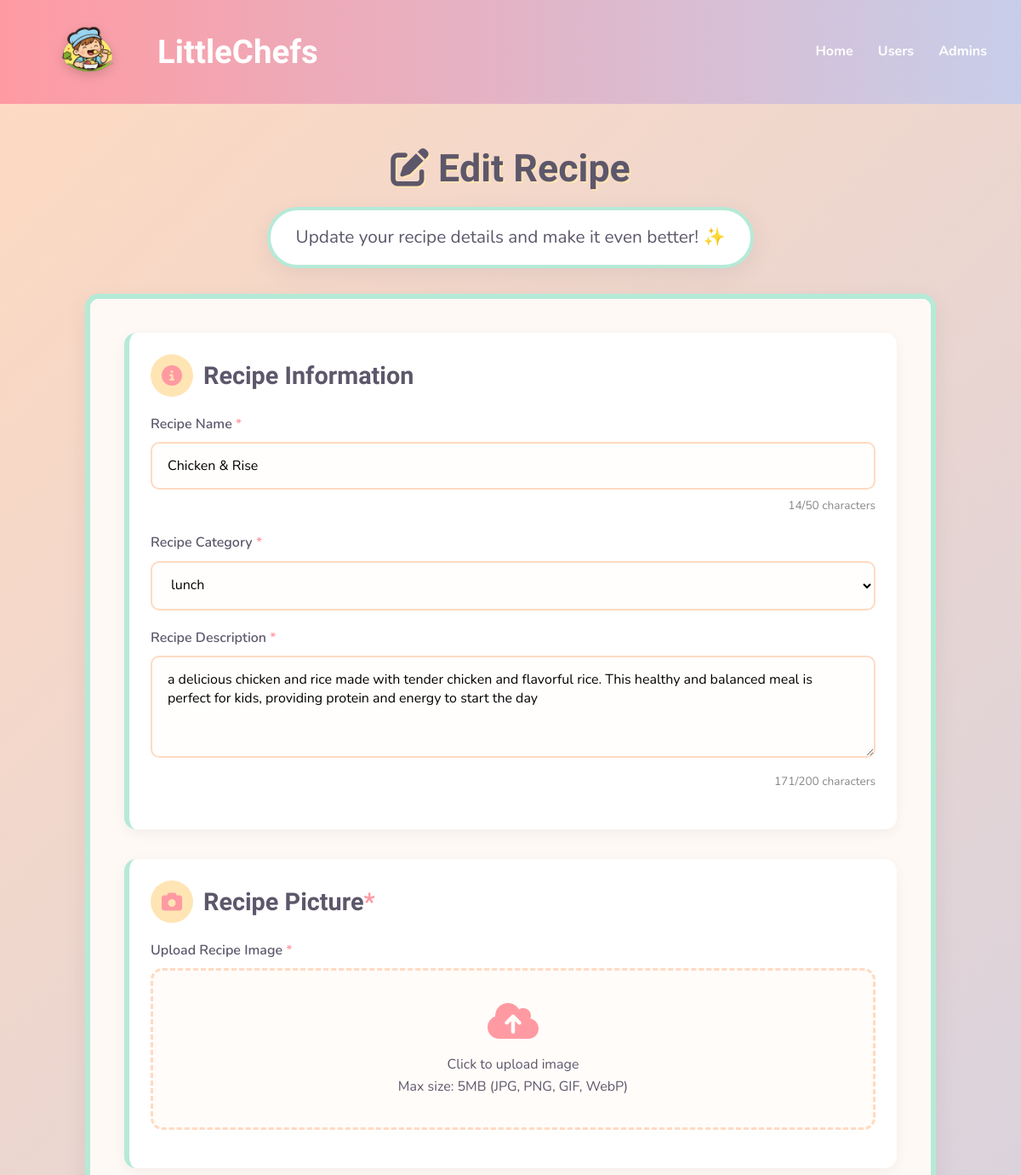
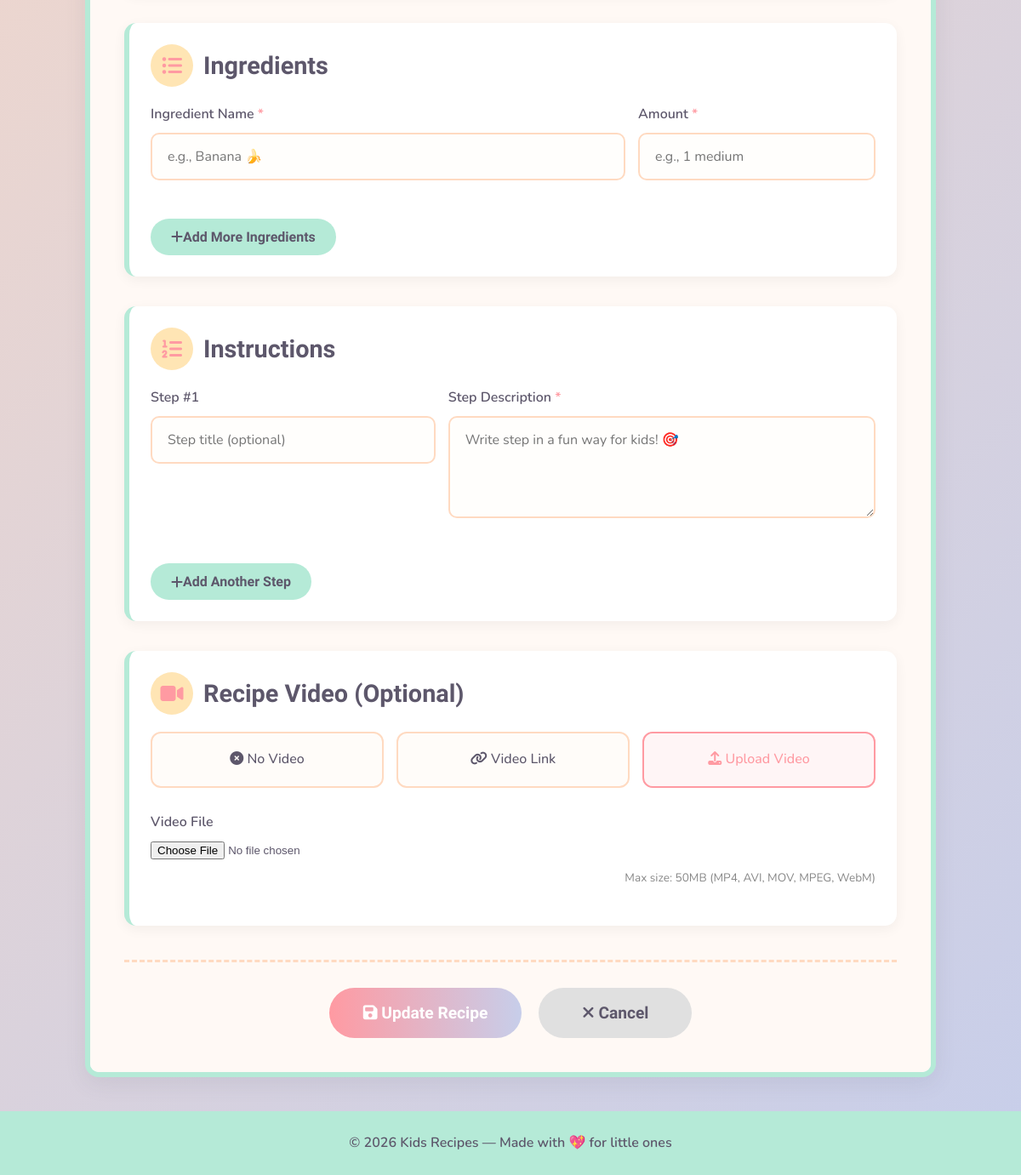
Screenshot of /edit.php?id=6 with the database file from the repository (2 pictures, top to bottom).
### tables this page shows
CREATE TABLE `recipe` (
  `id` int(11) NOT NULL,
  `userID` int(11) NOT NULL,
  `categoryID` int(11) NOT NULL,
  `name` varchar(100) NOT NULL,
  `description` text NOT NULL,
  `photoFileName` varchar(100) NOT NULL,
  `videoFilePath` varchar(100) NOT NULL
);

CREATE TABLE `recipecategory` (
  `id` int(11) NOT NULL,
  `categoryname` varchar(50) NOT NULL
);

### edit.php (the view, shortened to what this page needs)
<?php
$conn = new mysqli("localhost", "root", "root", "recipedb", 8889);
$successMessage = "";
$recipeID = isset($_GET['id']) ? (int)$_GET['id'] : 0;
$recipeSql = "SELECT * FROM recipe WHERE id = ?";
$recipeStmt = $conn->prepare($recipeSql);
$recipeStmt->bind_param("i", $recipeID);
$recipeStmt->execute();
$recipeResult = $recipeStmt->get_result();
$recipe = $recipeResult->fetch_assoc();
$categories = [];
$catResult = $conn->query("SELECT id, categoryname FROM recipecategory ORDER BY id");
while ($row = $catResult->fetch_assoc()) {
    $categories[] = $row;
}
$ingredients = [];
$instructions = [];
$videoOption = 'none';
if (!empty($recipe['videoFilePath'])) {
    if (filter_var($recipe['videoFilePath'], FILTER_VALIDATE_URL)) {
        $videoOption = 'url';
        $videoUrl = $recipe['videoFilePath'];
    } else {
        $videoOption = 'upload';
    }
}
?>
<!DOCTYPE html>
<html lang="en">
<head>
  <link rel="stylesheet" href="https://cdnjs.cloudflare.com/ajax/libs/font-awesome/6.4.0/css/all.min.css">
</head>
<body>
<div class="container">
  <header>
    <div class="header-left">
      <img src="photo.png" alt="Kids Recipes Logo" class="logo">
      <h1>LittleChefs</h1>
    </div>
    <nav>
      <a href="index.php">Home</a>
      <a href="#">Users</a>
      <a href="#">Admins</a>
    </nav>
  </header>
  <div class="main-wrapper">
    <div class="page-header">
      <h2><i class="fas fa-edit"></i> Edit Recipe</h2>
      <p>Update your recipe details and make it even better! ✨</p>
    </div>
    <div class="recipe-container">
      <form class="recipe-form" id="recipeForm" method="POST" enctype="multipart/form-data" style="<?php echo $successMessage ? 'display: none;' : 'display: block;'; ?>">
        <div class="form-section">
          <h2 class="section-title"><i class="fas fa-info-circle"></i> Recipe Information</h2>
          <div class="form-group">
            <label for="name">Recipe Name <span class="required">*</span></label>
            <input type="text" id="name" name="name" value="<?php echo htmlspecialchars($recipe['name']); ?>" required>
            <div class="counter"><span id="nameCount"><?php echo strlen($recipe['name']); ?></span>/50 characters</div>
          </div>
          <div class="form-group">
            <label for="categoryID">Recipe Category <span class="required">*</span></label>
            <select id="categoryID" name="categoryID" required>
              <?php foreach ($categories as $category): ?>
                <option value="<?php echo $category['id']; ?>" <?php echo ($category['id'] == $recipe['categoryID']) ? 'selected' : ''; ?>>
                  <?php echo htmlspecialchars($category['categoryname']); ?>
                </option>
              <?php endforeach; ?>
            </select>
          </div>
          <div class="form-group">
            <label for="description">Recipe Description <span class="required">*</span></label>
            <textarea id="description" name="description" required><?php echo htmlspecialchars($recipe['description']); ?></textarea>
            <div class="counter"><span id="descCount"><?php echo strlen($recipe['description']); ?></span>/200 characters</div>
          </div>
        </div>
        <div class="form-section">
          <h2 class="section-title"><i class="fas fa-camera"></i> Recipe Picture <span class="required">*</span></h2>
          <div class="form-group" id="uploadSection" style="<?php echo (!empty($recipe['photoFileName']) && file_exists($recipe['photoFileName'])) ? 'display: none;' : 'display: block; margin-top: 20px;'; ?>">
            <label>Upload Recipe Image <span class="required">*</span></label>
            <div class="upload-area" id="uploadArea">
              <i class="fas fa-cloud-upload-alt"></i>
              <p>Click to upload image</p>
              <span>Max size: 5MB (JPG, PNG, GIF, WebP)</span>
            </div>
          </div>
        </div>
        <div class="form-section">
          <h2 class="section-title"><i class="fas fa-list-ul"></i> Ingredients</h2>
          <div id="ingredientsContainer">
            <?php if (empty($ingredients)): ?>
            <div class="ingredient-row">
              <div class="form-group ingredient-name">
                <label>Ingredient Name <span class="required">*</span></label>
                <input type="text" name="ingredientName[]" placeholder="e.g., Banana 🍌" required>
              </div>
              <div class="form-group ingredient-amount">
                <label>Amount <span class="required">*</span></label>
                <input type="text" name="ingredientQuantity[]" placeholder="e.g., 1 medium" required>
              </div>
            </div>
            <?php endif; ?>
          </div>
          <button type="button" class="add-btn" id="addIngredient">
            <i class="fas fa-plus"></i> Add More Ingredients
          </button>
        </div>
        <div class="form-section">
          <h2 class="section-title"><i class="fas fa-list-ol"></i> Instructions</h2>
          <div id="stepsContainer">
            <?php if (empty($instructions)): ?>
            <div class="step-row">
              <div class="form-group step-number">
                <label>Step #<span class="step-counter">1</span></label>
                <input type="text" name="stepTitle[]" placeholder="Step title (optional)">
              </div>
              <div class="form-group step-content">
                <label>Step Description <span class="required">*</span></label>
                <textarea name="stepDescription[]" placeholder="Write step in a fun way for kids! 🎯" rows="2" required></textarea>
              </div>
            </div>
            <?php endif; ?>
          </div>
          <button type="button" class="add-btn" id="addStep">
            <i class="fas fa-plus"></i> Add Another Step
          </button>
        </div>
        <div class="form-section">
          <h2 class="section-title"><i class="fas fa-video"></i> Recipe Video (Optional)</h2>
          <div class="video-options">
            <div class="video-option">
              <label for="videoNone"><i class="fas fa-times-circle"></i> No Video</label>
            </div>
            <div class="video-option">
              <label for="videoURL"><i class="fas fa-link"></i> Video Link</label>
            </div>
            <div class="video-option">
              <label for="videoUpload"><i class="fas fa-upload"></i> Upload Video</label>
            </div>
          </div>
          <div class="video-input" id="uploadInput" style="display: <?php echo $videoOption === 'upload' ? 'block' : 'none'; ?>;">
            <div class="form-group">
              <label for="videoFile">Video File</label>
              <input type="file" id="videoFile" name="videoFile" accept="video/*">
              <div class="counter">Max size: 50MB (MP4, AVI, MOV, MPEG, WebM)</div>
            </div>
          </div>
        </div>
        <div class="form-actions">
          <button type="submit" name="updateRecipe" class="submit-btn" id="submitBtn">
            <i class="fas fa-save"></i> Update Recipe
          </button>
          <button type="button" class="cancel-btn" id="cancelBtn">
            <i class="fas fa-times"></i> Cancel
          </button>
        </div>
      </form>
    </div>
  </div>
  <footer>
    © 2026 Kids Recipes — Made with 💖 for little ones
  </footer>
</div>
</body>
</html>

### rows the page displays
recipe: name "Chicken & Rise", name "14", categoryID "lunch", description "a delicious chicken and rice made with tender chicken and flavorful rice. This healthy and balanced meal is perfect for kids, providing protein and energy to start the day", description "171"
